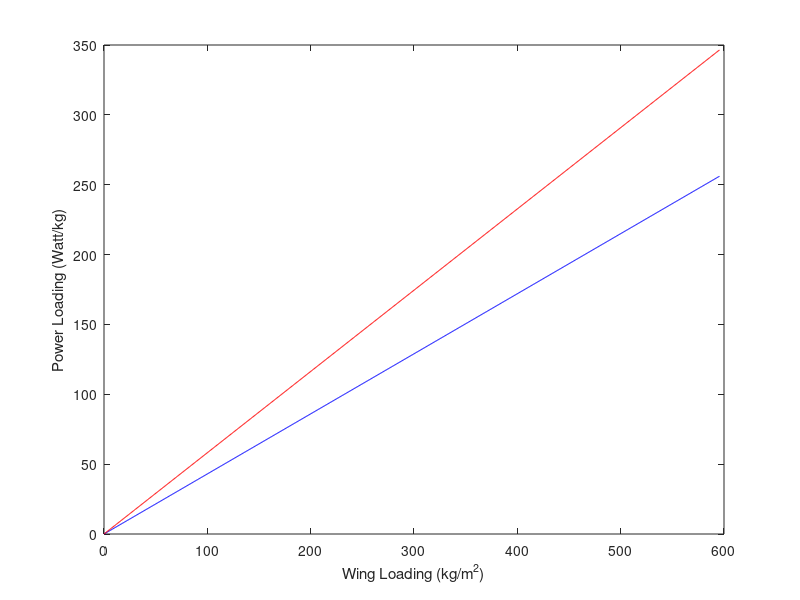

The MATLAB script that drew this image: (Note: this script raises an error after producing the figure.)
                                
                                            %%   %%%%%%  Take off CONSTRAINT  %%%%% %%
                          %%% Takeoff in land %%%
%TAke off parameter
%W/S=TOP*sigma*Clto*(HP/W)
%Clmax=(1.2-1.8)
%Clmax=1.5
Clto= 2.26%Clmax/1.21
TOP=460 % obtained from the Graph mentioned in Raymers textbook
sigma=0.7534239
WbySlb=linspace(0,122,1000) % lb/ft2 %150-500kg/m2 WbyS=linspace(0,5000,1000)in kg/m2 

HPbyWlb=WbySlb/(TOP*sigma*Clto)
%power loading will be in hp/lb unit
%Wing loading will be in lb/ft2 unit

%Converting lb power loading to Watt/kg
HPbyWkg=HPbyWlb*1643.99

%COnverting lb wing loading to kg/m2
WbySkg=WbySlb*4.882

plot(WbySkg,HPbyWkg,'b')
xlabel('Wing Loading (kg/m^2)')
ylabel('Power Loading (Watt/kg)')
hold on 

                          %%% Takeoff on water %%%
%TAke off parameter
%W/S=TOP*sigma*Clto*(HP/W)
%Clmax=(1.2-1.8)
%Clmax=1.5
Clto= 2.26%Clmax/1.21
TOP1=340  % obtained from the Graph mentioned in Raymers textbook
sigma=0.7534239
WbyS=linspace(0,600,1000)
WbySlb1=linspace(0,122,1000) % lb/ft2 %150-500kg/m2 WbyS=linspace(0,5000,1000)in kg/m2 

HPbyWlb1=WbySlb1/(TOP1*sigma*Clto)
%power loading will be in hp/lb unit
%Wing loading will be in lb/ft2 unit

%Converting lb power loading to Watt/kg
HPbyWkg1=HPbyWlb1*1643.99

%COnverting lb wing loading to kg/m2
WbySkg1=WbySlb1*4.882

plot(WbySkg1,HPbyWkg1,'r')
xlabel('Wing Loading (kg/m^2)')
ylabel('Power Loading (Watt/kg)')
hold on 

                                             %%  %%%%%% Cruise Speed CONSTRAINT %%%%% %%
                                             
%Constraint for desired cruise Airspeed at no payload
rho= 0.642580 %kg/m^32
Vnopay=139.88
AR=8
q=0.5*rho*(Vnopay^2)
k=1/pi*AR*e1
WbyScruisespeed=linspace(0,600,1000)
Cdminnopay=0.045              %0.040-0.055

%T/W=q*Cdmin*(1/(W/S))+k*(1/q)*(W/S)
TbyWcruisespeed=(q*Cdminnopay).*(1./(WbyScruisespeed))+(k*(1/q).*(WbyScruisespeed))
plot(WbyScruisespeed,TbyWcruisespeed,'c')
xlabel('Wing Loading (kg/m^2)')
ylabel('Power Loading (Watt/kg)')
hold on

%Constraint for desired cruise Airspeed at full payload
rhofull= 0.642580 %kg/m^3
Vfull=69.44
AR=8
qfull=0.5*rhofull*Vfull^2
kfull=1/pi*AR*e
WbySfull=linspace(0,600,1000)
Cdminpay=0.045           %0.040-0.055

%T/W=q*Cdmin*(1/(W/S))+k*(1/q)*(W/S)
TbyWfull=qfull*Cdminpay*(1./(WbySfull))+kfull*(1/qfull).*(WbySfull)
plot(WbySfull,TbyWfull,'.')
xlabel('Wing Loading (kg/m^2)')
ylabel('Power Loading (Watt/kg)')
hold on

                                         %%  %%%%%% Service ceiling CONSTRAINT  %%%%% %%
%WbySlb=linspace(0,102.4,1000)
%VyKCAS=69.952+1.3402.*(WbySlb) valid range 10-70 lb/ft^2
%Vympersec=VyKCAS/1.944

%TbyWceiling=(1.667./Vympersec)+q*Cdmin*(1./(WbyS))+k*(1/q).*(WbyS)
%plot(WbyS,TbyWceiling,'--')
%xlabel('Wing Loading (kg/m^2)')
%ylabel('Power Loading (Watt/kg)')
%V=69.44

%Wing loading during take off is estimated using the average value from historical data its taken as 190 kg/m^2
% Converting SI unit 190 kg/m^2 to English units
WBYSLB=39 %lb/ft^2
VyKCAS=69.952+1.3402.*(WBYSLB) %valid range 10-70 lb/ft^2
% Converting knots to meter per seconds
Vympersec=VyKCAS/1.944
WbySceiling=linspace(0,600,1000)
rho= 0.64258 %kg/m^32
Vpayload=69.44
AR=8
qceiling=0.5*rho*(Vpayload^2)
kceiling=1/pi*AR*e
Cdmin=0.045
%LbyD=13
%TbyWceil=(-1/(LbyD))./((sqrt((2/q).*WbyS*sqrt(k/(3*Cdmin))))-V)+(4*sqrt((k*Cdmin)/3))
TbyWceiling=(1.667./Vympersec)+qceiling*Cdmin*(1./(WbySceiling))+(kceiling/qceiling).*(WbySceiling)
plot(WbySceiling,TbyWceiling,'k')
hold on 

                                            %% %%%%% Stall Speed CONSTRAINT %%%%%% %%
rholanding=0.870280
Vsta11Landing=42
qstall=0.5*rholanding*(Vsta11Landing)^2
Clmax=2.6
WbySstall=Clmax*qstall
WbySstallkg=WbySstall/9.8
point= WbySstallkg*ones(1,length(TbyWcruisespeed));
       plot(point,TbyWcruisespeed,'g')
title('CONSTARINT DIAGRAM')      
hold on

                                          %%  %%%%% Landing Distance CONSTRAINT %%%%%% %%
%%%%landing at land surface
sigmalanding=0.7534239
Sa=183 %m for general aviation type power off approach
Clmax=2.6
Slanding=1000 % meters
%Slanding=5*(WbyS)*(1/(sigmalanding*Clmax))+Sa
WbySlandland=(((Slanding-Sa)/5)*(sigmalanding*Clmax))
pointlandland= WbySlandland*ones(1,length(TbyWcruisespeed));
       plot(pointlandland,TbyWcruisespeed,'-.')
hold on
%%%%landing at Water surface
sigmalanding=0.7534239
Sa=183 %m for general aviation type power off approach
Clmax=2.5
Slanding=1500 % meters
%Slanding=5*(WbyS)*(1/(sigmalanding*Clmax))+Sa
WbySlandwater=((Slanding-Sa)/5)*(sigmalanding*Clmax)
pointlandwater= WbySlandwater*ones(1,length(TbyWcruisespeed));
       plot(pointlandwater,TbyWcruisespeed,':')
       
legend('Take off dist from land','Takeoff dist from Water','Dash Speed no payload','Dash Speed full payload','ceiling','Stall speed','landing on land','landing on water')

%Vstall as per the faa regulation 24.131 meterpersec
                   
                                              %%  %%%%% ROUGH WORK %%%%% %%
                                              
                                              
%takeoff
%{
%Clmax1=1.5
Clto1= 2.26  %Clmax1/1.21
TOP1=350
sigma1=0.74214
WbyS1=linspace(0,1024,1000) %150-500kg/m2
HPbyW1=WbyS1/(TOP1*sigma1*Clto1)
HPbyW1kgm2=HPbyW1/9.81
plot(WbyS1,HPbyW1kgm2,'r')
xlabel('Wing Loading (kg/m^2)')
ylabel('Power Loading (Watt/kg)')
hold on
%}

                                              
                                              
                                              
%{
W1=0.970             %Takeoff Engine startup
W2=0.985             %climb
W3=WiWi11            %cruise1
W4=WiWi1loiter1      %loiter1
W5=0.996             %scoop landing
W5Wgross=W1*W2*W3*W4*W5
WfuelWgross5=1.06*(1-(W5Wgross))
Wfuel5=WfuelWgross5*25076


%LAnding Wing Loading
%W/S=1/2*rholandingaltitude*Clmaxlanding*(vstalllanding)^2
%rholandingaltitude=0.909 


%%%%%Range%%%%%
%R=(25*Wf/Ct)*((WbyS/sigmacruise)^0.5)*(((e*AR)/(Cd0cruis)^3)^0.25)
sigmacruise=0.5385
Cd0cruis=0.034
AR=8.5
Ct=8.448e-5
Wf=6.0332e+03
R=1000000

WbyS=sigmacruise*((Ct*R/25*Wf)*((Cd0cruis)^3/(e*AR))^0.25)^2
plot(WbyS,,'.')
%}

